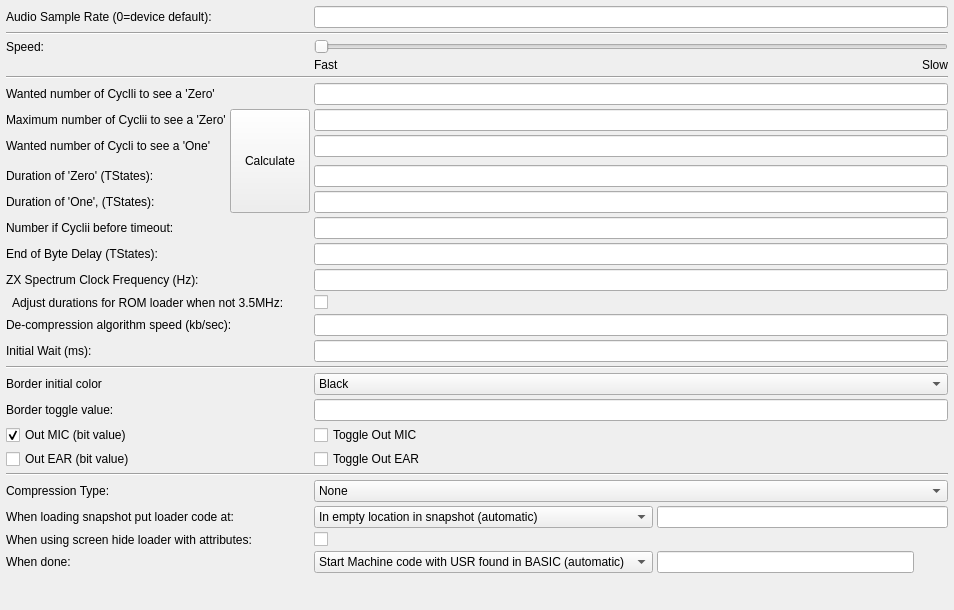
         <widget class="QWidget" name="scrollAreaWidgetContents_2">
          <property name="geometry">
           <rect>
            <x>0</x>
            <y>0</y>
            <width>954</width>
            <height>610</height>
           </rect>
          </property>
          <layout class="QGridLayout" name="gridLayout_421">
           <property name="leftMargin">
            <number>6</number>
           </property>
           <property name="topMargin">
            <number>6</number>
           </property>
           <property name="rightMargin">
            <number>6</number>
           </property>
           <property name="bottomMargin">
            <number>6</number>
           </property>
           <property name="spacing">
            <number>4</number>
           </property>
           <item row="39" column="1" colspan="2">
            <widget class="QLabel" name="label_17">
             <property name="text">
              <string>When using screen hide loader with attributes:</string>
             </property>
             <property name="wordWrap">
              <bool>true</bool>
             </property>
            </widget>
           </item>
           <item row="13" column="1" colspan="2">
            <widget class="QLabel" name="label_15">
             <property name="text">
              <string>Number if Cyclii before timeout:</string>
             </property>
            </widget>
           </item>
           <item row="27" column="1">
            <widget class="QLabel" name="label_24">
             <property name="text">
              <string>Border toggle value:</string>
             </property>
            </widget>
           </item>
           <item row="27" column="3" colspan="4">
            <widget class="QLineEdit" name="lineEditBorderToggle">
             <property name="toolTip">
              <string>&lt;html&gt;&lt;head/&gt;&lt;body&gt;&lt;p&gt;You can play with the border color during loading. Default uses ZX Spectrum ROM colors. Put zero here to not change border at all.&lt;/p&gt;&lt;/body&gt;&lt;/html&gt;</string>
             </property>
            </widget>
           </item>
           <item row="7" column="3" colspan="4">
            <widget class="QLineEdit" name="lineEditWantedZeroCyclii">
             <property name="toolTip">
              <string>&lt;html&gt;&lt;head/&gt;&lt;body&gt;&lt;p&gt;Value is only used to calculate 'Zero TStates'. See below. Can be 0.&lt;/p&gt;&lt;/body&gt;&lt;/html&gt;</string>
             </property>
            </widget>
           </item>
           <item row="24" column="1">
            <widget class="QLabel" name="label_27">
             <property name="text">
              <string>Initial Wait (ms):</string>
             </property>
            </widget>
           </item>
           <item row="36" column="3" colspan="4">
            <widget class="QComboBox" name="comboBoxCompressionType">
             <property name="currentIndex">
              <number>0</number>
             </property>
             <item>
              <property name="text">
               <string>None</string>
              </property>
             </item>
             <item>
              <property name="text">
               <string>RLE</string>
              </property>
             </item>
             <item>
              <property name="text">
               <string>Automatic</string>
              </property>
             </item>
            </widget>
           </item>
           <item row="42" column="1">
            <spacer name="verticalSpacer_2">
             <property name="orientation">
              <enum>Qt::Vertical</enum>
             </property>
             <property name="sizeHint" stdset="0">
              <size>
               <width>20</width>
               <height>40</height>
              </size>
             </property>
            </spacer>
           </item>
           <item row="23" column="1" colspan="2">
            <widget class="QLabel" name="label_26">
             <property name="text">
              <string>De-compression algorithm speed (kb/sec):</string>
             </property>
            </widget>
           </item>
           <item row="23" column="3" colspan="4">
            <widget class="QLineEdit" name="lineEditDeCompressionSpeed">
             <property name="toolTip">
              <string>&lt;html&gt;&lt;head/&gt;&lt;body&gt;&lt;p&gt;After loading a block, the ZX-Spectrum needs some time to decompress (before it can accept a new block). The value here determines the decompression speed in kb/sec. And thus how long ZQLoader will wait after a block. Default is an estimated value found by just trying.&lt;br/&gt;Lower values decrease the compression speed, thus increasing the wait.&lt;/p&gt;&lt;/body&gt;&lt;/html&gt;</string>
             </property>
            </widget>
           </item>
           <item row="25" column="1" colspan="6">
            <widget class="Line" name="line_3">
             <property name="orientation">
              <enum>Qt::Horizontal</enum>
             </property>
            </widget>
           </item>
           <item row="8" column="2" rowspan="5">
            <widget class="QPushButton" name="pushButtonCalculate">
             <property name="sizePolicy">
              <sizepolicy hsizetype="Maximum" vsizetype="Minimum">
               <horstretch>0</horstretch>
               <verstretch>0</verstretch>
              </sizepolicy>
             </property>
             <property name="toolTip">
              <string>&lt;html&gt;&lt;head/&gt;&lt;body&gt;&lt;p&gt;Calculate 'Zero TStates' and 'One TState; out of 'Wanted Zero Cycli' and 'Wanted One Cyclii'. 'Zero Max' and 'Wanted One Cyclii' are also adjusted when out of bounds.&lt;/p&gt;&lt;p&gt;&lt;br/&gt;&lt;/p&gt;&lt;/body&gt;&lt;/html&gt;</string>
             </property>
             <property name="text">
              <string>Calculate</string>
             </property>
            </widget>
           </item>
           <item row="6" column="1" colspan="6">
            <widget class="Line" name="line_7">
             <property name="orientation">
              <enum>Qt::Horizontal</enum>
             </property>
            </widget>
           </item>
           <item row="28" column="1" colspan="2">
            <widget class="QCheckBox" name="checkBoxOutMic">
             <property name="toolTip">
              <string>&lt;html&gt;&lt;head/&gt;&lt;body&gt;&lt;p&gt;Should be one, see &lt;a href=&quot;https://worldofspectrum.org/faq/reference/48kreference.htm#PortFE&quot;&gt;&lt;span style=&quot; text-decoration: underline; color:#0000ff;&quot;&gt;https://worldofspectrum.org/faq/reference/48kreference.htm#PortFE&lt;/span&gt;&lt;/a&gt;&lt;/p&gt;&lt;/body&gt;&lt;/html&gt;</string>
             </property>
             <property name="text">
              <string>Out MIC (bit value)</string>
             </property>
             <property name="checked">
              <bool>true</bool>
             </property>
            </widget>
           </item>
           <item row="22" column="1" colspan="2">
            <widget class="QLabel" name="label_25">
             <property name="text">
              <string>  Adjust durations for ROM loader when not 3.5MHz:</string>
             </property>
            </widget>
           </item>
           <item row="37" column="4" colspan="3">
            <widget class="QLineEdit" name="lineEditLoaderAddress"/>
           </item>
           <item row="8" column="1">
            <widget class="QLabel" name="label_14">
             <property name="text">
              <string>Maximum number of Cyclii to see a 'Zero'</string>
             </property>
            </widget>
           </item>
           <item row="39" column="3">
            <widget class="QCheckBox" name="checkBoxFunAttribs">
             <property name="text">
              <string/>
             </property>
            </widget>
           </item>
           <item row="24" column="3" colspan="4">
            <widget class="QLineEdit" name="lineEditInitialWait">
             <property name="toolTip">
              <string>&lt;html&gt;&lt;head/&gt;&lt;body&gt;&lt;p&gt;After loading a zqloader itself, the ZX-Spectrum needs some time before it can accept the first block (it needs to run some BASIC). The value here determines that time in ms.&lt;/p&gt;&lt;/body&gt;&lt;/html&gt;</string>
             </property>
            </widget>
           </item>
           <item row="26" column="3" colspan="4">
            <widget class="QComboBox" name="comboBoxBorderColor">
             <property name="toolTip">
              <string>&lt;html&gt;&lt;head/&gt;&lt;body&gt;&lt;p&gt;Here you can play with the border color during loading. Default uses ZX Spectrum ROM colors.&lt;/p&gt;&lt;/body&gt;&lt;/html&gt;</string>
             </property>
             <item>
              <property name="text">
               <string>Black</string>
              </property>
             </item>
             <item>
              <property name="text">
               <string>Blue</string>
              </property>
             </item>
             <item>
              <property name="text">
               <string>Red</string>
              </property>
             </item>
             <item>
              <property name="text">
               <string>Magenta</string>
              </property>
             </item>
             <item>
              <property name="text">
               <string>Green</string>
              </property>
             </item>
             <item>
              <property name="text">
               <string>Cyan</string>
              </property>
             </item>
             <item>
              <property name="text">
               <string>Yellow</string>
              </property>
             </item>
             <item>
              <property name="text">
               <string>White</string>
              </property>
             </item>
            </widget>
           </item>
           <item row="22" column="3" colspan="4">
            <widget class="QCheckBox" name="checkBoxUseStandardClockForRom">
             <property name="text">
              <string/>
             </property>
            </widget>
           </item>
           <item row="36" column="1" colspan="2">
            <widget class="QLabel" name="label_9">
             <property name="text">
              <string>Compression Type:</string>
             </property>
            </widget>
           </item>
           <item row="16" column="3" colspan="4">
            <widget class="QLineEdit" name="lineEditEndOfByteDelay">
             <property name="toolTip">
              <string>&lt;html&gt;&lt;head/&gt;&lt;body&gt;&lt;p&gt;The extra time at the end of a byte (in TState durations) (as generated by ZQLoader). &lt;/p&gt;&lt;p&gt;Should normally not be changed.&lt;/p&gt;&lt;/body&gt;&lt;/html&gt;</string>
             </property>
            </widget>
           </item>
           <item row="8" column="3" colspan="4">
            <widget class="QLineEdit" name="lineEditZeroMax">
             <property name="toolTip">
              <string>&lt;html&gt;&lt;head/&gt;&lt;body&gt;&lt;p&gt;Maximum number of polling cycli to see a 'zero'; above this sees a 'one', used at z80 code (so at Spectrum). Must be greater than 'Wanted zero cycli' + 1.&lt;/p&gt;&lt;/body&gt;&lt;/html&gt;</string>
             </property>
            </widget>
           </item>
           <item row="9" column="3" colspan="4">
            <widget class="QLineEdit" name="lineEditWantedOneCyclii">
             <property name="toolTip">
              <string>&lt;html&gt;&lt;head/&gt;&lt;body&gt;&lt;p&gt;Value is only used to calculate 'One TStates', see below. Must be greater than 'Zero max'.&lt;/p&gt;&lt;/body&gt;&lt;/html&gt;</string>
             </property>
            </widget>
           </item>
           <item row="28" column="3" colspan="4">
            <widget class="QCheckBox" name="checkBoxToggleMic">
             <property name="toolTip">
              <string>&lt;html&gt;&lt;head/&gt;&lt;body&gt;&lt;p&gt;Should be zero, see &lt;a href=&quot;https://worldofspectrum.org/faq/reference/48kreference.htm#PortFE&quot;&gt;&lt;span style=&quot; text-decoration: underline; color:#0000ff;&quot;&gt;https://worldofspectrum.org/faq/reference/48kreference.htm#PortFE&lt;/span&gt;&lt;/a&gt;&lt;/p&gt;&lt;/body&gt;&lt;/html&gt;</string>
             </property>
             <property name="text">
              <string>Toggle Out MIC</string>
             </property>
            </widget>
           </item>
           <item row="11" column="3" colspan="4">
            <widget class="QLineEdit" name="lineEditZeroTStates">
             <property name="toolTip">
              <string>&lt;html&gt;&lt;head/&gt;&lt;body&gt;&lt;p&gt;The time between edges (in TState durations) to indicate a 'zero' bit. Used by ZQLoader to generate a 'zero' bit when playing sound.&lt;/p&gt;&lt;/body&gt;&lt;/html&gt;</string>
             </property>
            </widget>
           </item>
           <item row="29" column="1" colspan="2">
            <widget class="QCheckBox" name="checkBoxOutEar">
             <property name="toolTip">
              <string>&lt;html&gt;&lt;head/&gt;&lt;body&gt;&lt;p&gt;Should be zero, see &lt;a href=&quot;https://worldofspectrum.org/faq/reference/48kreference.htm#PortFE&quot;&gt;&lt;span style=&quot; text-decoration: underline; color:#0000ff;&quot;&gt;https://worldofspectrum.org/faq/reference/48kreference.htm#PortFE&lt;/span&gt;&lt;/a&gt;&lt;/p&gt;&lt;/body&gt;&lt;/html&gt;</string>
             </property>
             <property name="text">
              <string>Out EAR (bit value)</string>
             </property>
            </widget>
           </item>
           <item row="3" column="3" colspan="4">
            <widget class="QSlider" name="horizontalSliderSpeed">
             <property name="toolTip">
              <string>&lt;html&gt;&lt;head/&gt;&lt;body&gt;&lt;p&gt;Adjust speed presets here.&lt;/p&gt;&lt;/body&gt;&lt;/html&gt;</string>
             </property>
             <property name="minimum">
              <number>0</number>
             </property>
             <property name="maximum">
              <number>20</number>
             </property>
             <property name="pageStep">
              <number>1</number>
             </property>
             <property name="orientation">
              <enum>Qt::Horizontal</enum>
             </property>
            </widget>
           </item>
           <item row="12" column="1">
            <widget class="QLabel" name="label_13">
             <property name="text">
              <string>Duration of 'One', (TStates):</string>
             </property>
            </widget>
           </item>
           <item row="35" column="1" colspan="6">
            <widget class="Line" name="line_6">
             <property name="orientation">
              <enum>Qt::Horizontal</enum>
             </property>
            </widget>
           </item>
           <item row="29" column="3" colspan="4">
            <widget class="QCheckBox" name="checkBoxToggleEar">
             <property name="toolTip">
              <string>&lt;html&gt;&lt;head/&gt;&lt;body&gt;&lt;p&gt;Should be zero, see &lt;a href=&quot;https://worldofspectrum.org/faq/reference/48kreference.htm#PortFE&quot;&gt;&lt;span style=&quot; text-decoration: underline; color:#0000ff;&quot;&gt;https://worldofspectrum.org/faq/reference/48kreference.htm#PortFE&lt;/span&gt;&lt;/a&gt;&lt;/p&gt;&lt;/body&gt;&lt;/html&gt;</string>
             </property>
             <property name="text">
              <string>Toggle Out EAR</string>
             </property>
            </widget>
           </item>
           <item row="41" column="1" colspan="2">
            <widget class="QLabel" name="label_5">
             <property name="text">
              <string>When done:</string>
             </property>
            </widget>
           </item>
           <item row="5" column="3">
            <widget class="QLabel" name="label_21">
             <property name="text">
              <string>Fast</string>
             </property>
             <property name="alignment">
              <set>Qt::AlignLeading|Qt::AlignLeft|Qt::AlignTop</set>
             </property>
             <property name="margin">
              <number>0</number>
             </property>
             <property name="indent">
              <number>0</number>
             </property>
            </widget>
           </item>
           <item row="0" column="3" colspan="4">
            <widget class="QLineEdit" name="lineEditSampleRate"/>
           </item>
           <item row="5" column="6">
            <widget class="QLabel" name="label_22">
             <property name="text">
              <string>Slow</string>
             </property>
             <property name="alignment">
              <set>Qt::AlignRight|Qt::AlignTop|Qt::AlignTrailing</set>
             </property>
            </widget>
           </item>
           <item row="37" column="1" colspan="2">
            <widget class="QLabel" name="label_16">
             <property name="text">
              <string>When loading snapshot put loader code at:</string>
             </property>
             <property name="wordWrap">
              <bool>true</bool>
             </property>
            </widget>
           </item>
           <item row="3" column="1">
            <widget class="QLabel" name="label_19">
             <property name="text">
              <string>Speed:</string>
             </property>
            </widget>
           </item>
           <item row="26" column="1">
            <widget class="QLabel" name="label_23">
             <property name="text">
              <string>Border initial color</string>
             </property>
            </widget>
           </item>
           <item row="7" column="1">
            <widget class="QLabel" name="label_18">
             <property name="text">
              <string>Wanted number of Cyclli to see a 'Zero'</string>
             </property>
            </widget>
           </item>
           <item row="12" column="3" colspan="4">
            <widget class="QLineEdit" name="lineEditOneTStates">
             <property name="toolTip">
              <string>&lt;html&gt;&lt;head/&gt;&lt;body&gt;&lt;p&gt;The time between edges (in TState durations) to indicate a 'one' bit. Used by ZQLoader to generate a 'one' bit when playing sound.&lt;/p&gt;&lt;/body&gt;&lt;/html&gt;</string>
             </property>
            </widget>
           </item>
           <item row="37" column="3">
            <widget class="QComboBox" name="comboBoxLoaderLocation">
             <item>
              <property name="text">
               <string>In empty location in snapshot (automatic)</string>
              </property>
             </item>
             <item>
              <property name="text">
               <string>Screen (bottom 3rd)</string>
              </property>
             </item>
             <item>
              <property name="text">
               <string>This address:</string>
              </property>
             </item>
            </widget>
           </item>
           <item row="0" column="1">
            <widget class="QLabel" name="label_12">
             <property name="text">
              <string>Audio Sample Rate (0=device default):</string>
             </property>
             <property name="wordWrap">
              <bool>true</bool>
             </property>
            </widget>
           </item>
           <item row="9" column="1">
            <widget class="QLabel" name="label_20">
             <property name="text">
              <string>Wanted number of Cycli to see a 'One'</string>
             </property>
            </widget>
           </item>
           <item row="13" column="3" colspan="4">
            <widget class="QLineEdit" name="lineEditBitLoopMax">
             <property name="toolTip">
              <string>&lt;html&gt;&lt;head/&gt;&lt;body&gt;&lt;p&gt;The polling cyclus maximum loop counter until timeout, used at z80 code (so at Spectrum). Note: making this value larger does not affect speeds. Must be (much) greater than 'Wanted one cyclii'.&lt;/p&gt;&lt;/body&gt;&lt;/html&gt;</string>
             </property>
            </widget>
           </item>
           <item row="21" column="1" colspan="2">
            <widget class="QLabel" name="label_6">
             <property name="text">
              <string>ZX Spectrum Clock Frequency (Hz):</string>
             </property>
            </widget>
           </item>
           <item row="21" column="3" colspan="4">
            <widget class="QLineEdit" name="lineEditClock"/>
           </item>
           <item row="16" column="1" colspan="2">
            <widget class="QLabel" name="label_8">
             <property name="text">
              <string>End of Byte Delay (TStates):</string>
             </property>
            </widget>
           </item>
           <item row="2" column="1" colspan="6">
            <widget class="Line" name="line_5">
             <property name="orientation">
              <enum>Qt::Horizontal</enum>
             </property>
            </widget>
           </item>
           <item row="11" column="1">
            <widget class="QLabel" name="label_11">
             <property name="text">
              <string>Duration of 'Zero' (TStates):</string>
             </property>
            </widget>
           </item>
           <item row="41" column="3">
            <widget class="QComboBox" name="comboBoxWhenDone">
             <item>
              <property name="text">
               <string>Start Machine code with USR found in BASIC (automatic)</string>
              </property>
             </item>
             <item>
              <property name="text">
               <string>Return to BASIC</string>
              </property>
             </item>
             <item>
              <property name="text">
               <string>Start Machine Code with this USR address:</string>
              </property>
             </item>
            </widget>
           </item>
           <item row="41" column="4">
            <widget class="QLineEdit" name="lineEditUSR"/>
           </item>
          </layout>
         </widget>
